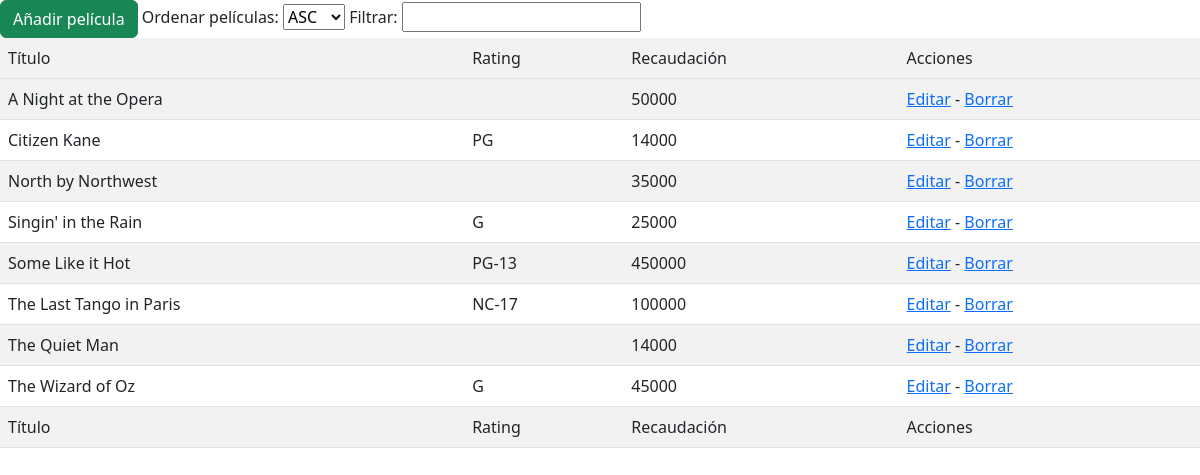
Page /cines/index.php on the committed database.
### tables this page shows
CREATE TABLE `movies` (
  `Code` int(11) NOT NULL PRIMARY KEY AUTO_INCREMENT,
  `Title` varchar(255) NOT NULL,
  `Rating` varchar(255) DEFAULT NULL,
  `Money` int(11) NOT NULL
);

### cines/index.php (the view, shortened to what this page needs)
<!DOCTYPE html>
<html lang="en">
<head>
    <link href="https://cdn.jsdelivr.net/npm/bootstrap@5.2.0/dist/css/bootstrap.min.css" rel="stylesheet">
</head>
<body>
<a href="add_movie.php" class="btn btn-success">Añadir película</a>
Ordenar películas:
<select name="ordenar" id="ordenar" onchange="ordenar();">
    <option value="asc">ASC</option>
</select>
Filtrar: <input type="text" id="filtro" name="filtro" onkeyup="filtrar();">
<?php
$conexion = conectar_bd();
$consulta = "SELECT * FROM movies ORDER BY Title, Money";
$resultado_consulta = $conexion->query($consulta);
$resultado_consulta->fetch_assoc();
echo "<table class='table table-striped table-hover'>
        <tr>
            <td id='titulo' onclick='reordenar_titulo()' data-orden='DESC'>Título</td>
            <td id='rating' onclick='reordenar_rating()' data-orden='DESC'>Rating</td>
            <td>Recaudación</td>
            <td>Acciones</td>
        </tr>";
echo "<tbody id='tabla_cines'>";
foreach($resultado_consulta as $pelicula){
    echo '<tr>'.
            '<td>' . $pelicula["Title"] . '</td>' .
            '<td>' . $pelicula["Rating"] . '</td>' .
            '<td>' . $pelicula["Money"] . '</td>' .
            '<td>
            <a href="editar_pelicula.php?id_pelicula='.$pelicula["Code"].'">Editar</a>
             -
            <a href="borrar_pelicula.php?id_pelicula='.$pelicula["Code"].'">Borrar</a>
             </td>' .
            '</tr>';
}
echo "</tbody>";
echo "<tr>
        <td>Título</td>
        <td>Rating</td>
        <td>Recaudación</td>
        <td>Acciones</td>
    </tr>
</table>";
?>
</body>
</html>

### rows in the picture
movies: Title "A Night at the Opera", Money "50000"
movies: Title "Citizen Kane", Rating "PG", Money "14000"
movies: Title "North by Northwest", Money "35000"
movies: Title "Singin' in the Rain", Rating "G", Money "25000"
movies: Title "Some Like it Hot", Rating "PG-13", Money "450000"
movies: Title "The Last Tango in Paris", Rating "NC-17", Money "100000"
movies: Title "The Quiet Man", Money "14000"
movies: Title "The Wizard of Oz", Rating "G", Money "45000"
